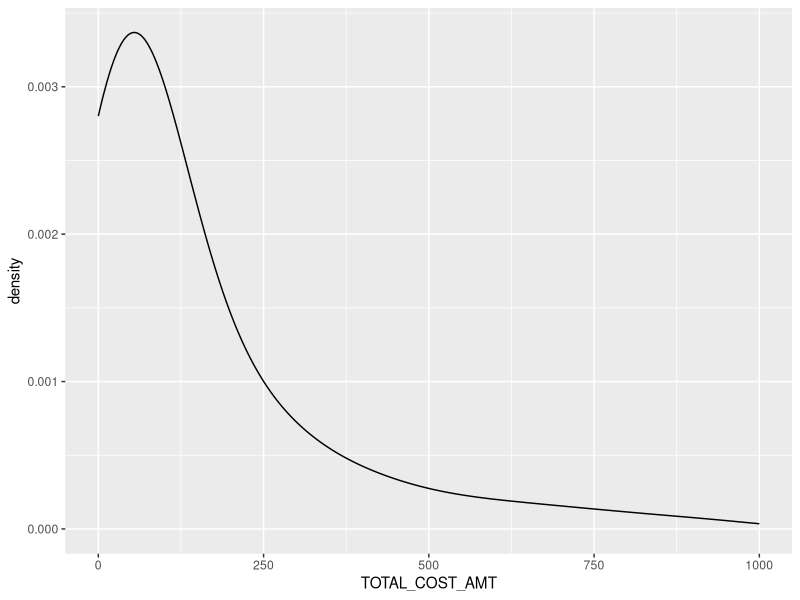
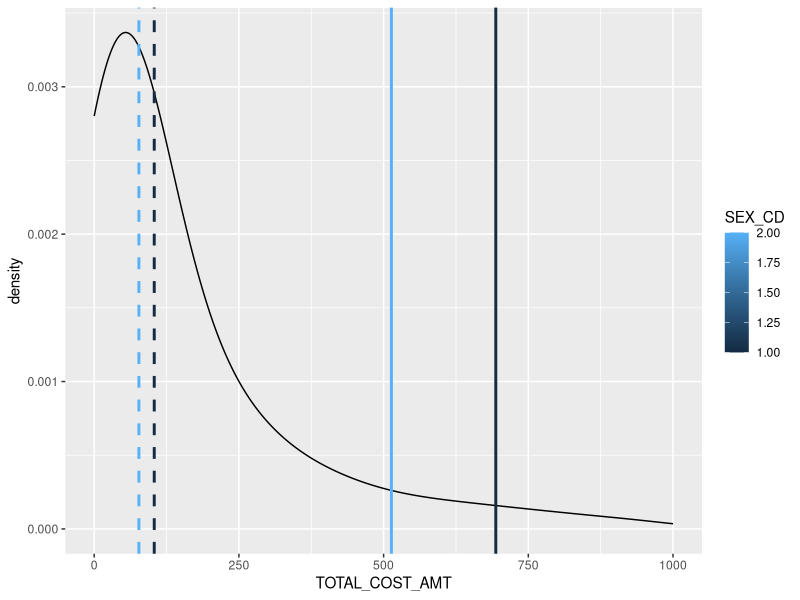

Write the R code that produced these figures, in order.
# Load Libraries
library(dplyr)
library(ggplot2)

# Set working directory
setwd('~')


# Read in the csv data from the casemix summary pull in the last section
dat=read.csv("Casemix_Smry.csv",header=TRUE)
# dat$SEX_CD = as.factor(dat$SEX_CD)


# Plot the densities of TOTAL_COST_AMT by SEX_CD
ggplot(data=dat,aes(x = TOTAL_COST_AMT, fill = SEX_CD, color=SEX_CD)) + 
  geom_density(adjust=5,alpha=0.3) +
  xlim(0,1000) # This will not show the long right tail so we can see the distributions better


# Create a summary data set containing the means and medians of TOTAL_COST_AMT by SEX_CD
cost.summary=dat %>% 
  group_by(SEX_CD) %>% 
  summarise(mn = mean(TOTAL_COST_AMT), med=median(TOTAL_COST_AMT), cnt=length(TOTAL_COST_AMT))

cost.summary

# Overlay reference lines for the means and medians of each distribution from cost.summary
# hint: geom_vline() is the function needed for vertical reference lines.
ggplot(data=dat,aes(x = TOTAL_COST_AMT, fill = SEX_CD, color=SEX_CD)) + 
  geom_density(adjust=5,alpha=0.3) + 
  geom_vline(data=cost.summary, aes(xintercept=med,  color=SEX_CD),linetype="dashed", size=1) + 
  geom_vline(data=cost.summary, aes(xintercept=mn,  color=SEX_CD),linetype="solid", size=1) + 
  labs(x = "TOTAL_COST_AMT") +
  xlim(0,1000) # This will not show the long right tail so we can see the distributions better
